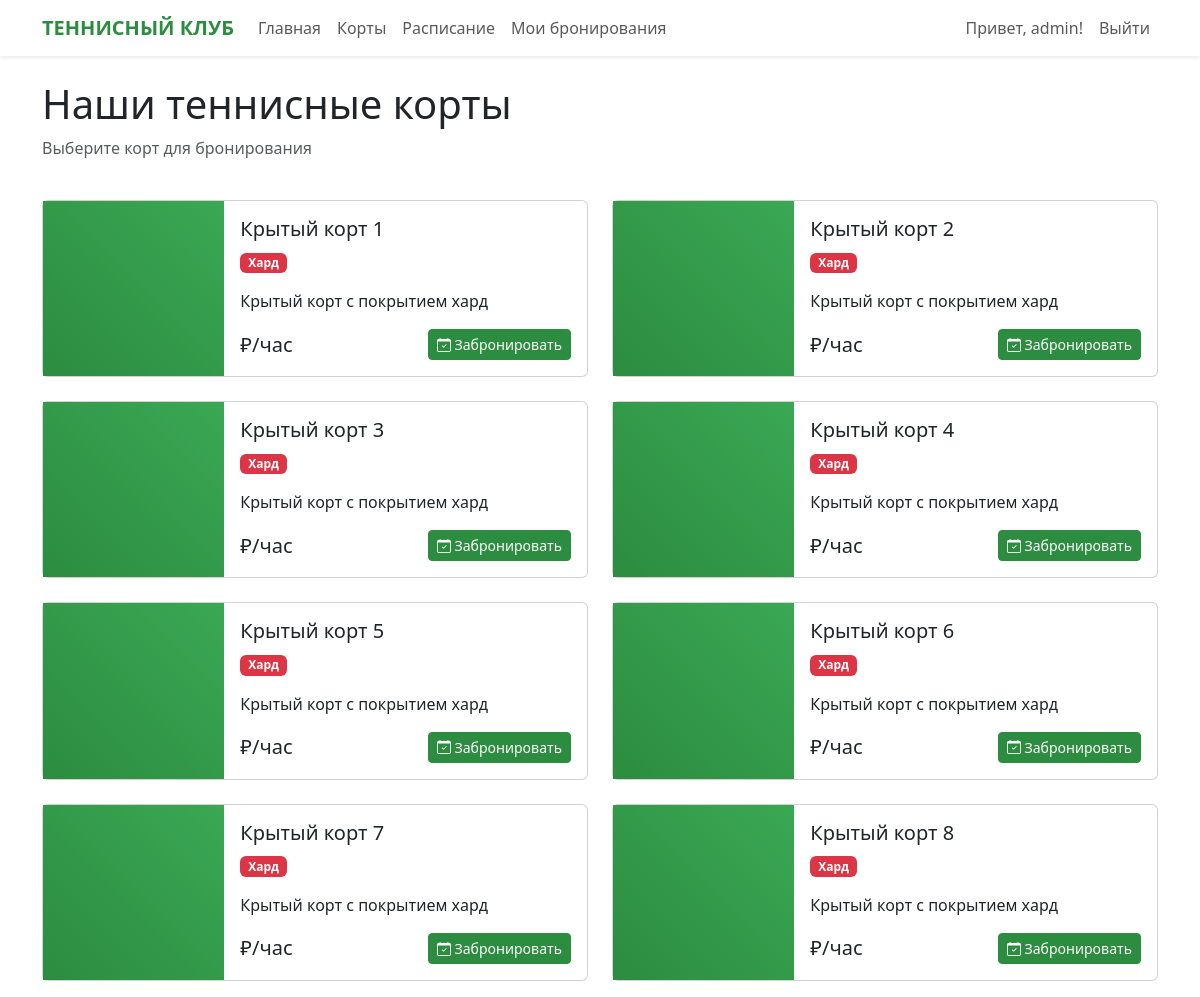
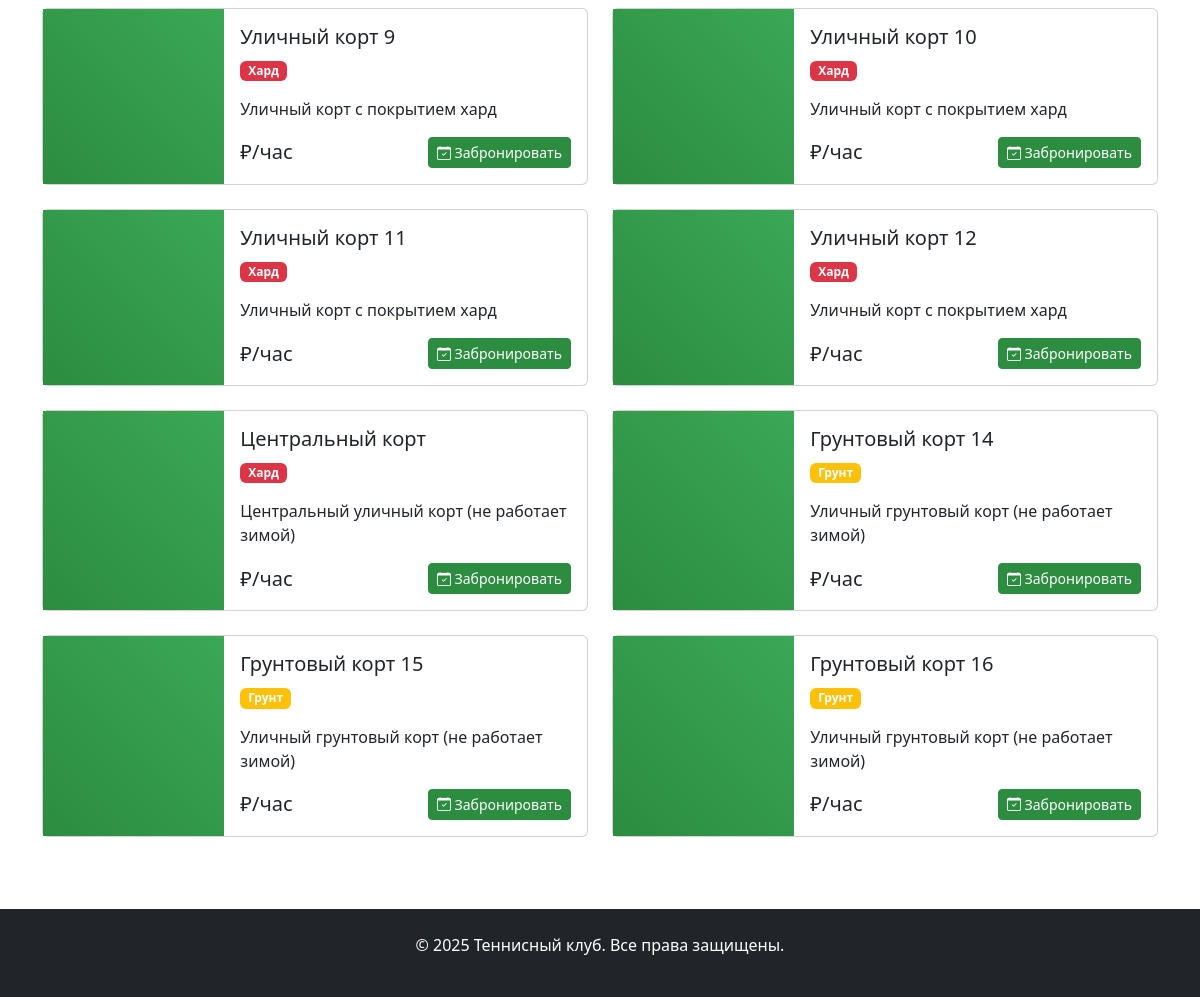
The app's page /booking/courts/ (signed in) with its own data (2 pictures, top to bottom).
### users/models.py (models this page shows, shortened)
class CustomUser(AbstractUser):
    phone = models.CharField(max_length=20, verbose_name='Телефон', blank=True)
    address = models.TextField(verbose_name='Адрес', blank=True)
    birth_date = models.DateField(verbose_name='Дата рождения', null=True, blank=True)
    created_at = models.DateTimeField(auto_now_add=True, verbose_name='Дата регистрации')
    updated_at = models.DateTimeField(auto_now=True, verbose_name='Дата обновления')
    class Meta:
        verbose_name = 'Пользователь'
        verbose_name_plural = 'Пользователи'

### booking/models.py (models this page shows, shortened)
class Court(models.Model):
    COURT_TYPES = [
        ('hard', 'Хард'),
        ('clay', 'Грунт'),
        ('grass', 'Трава'),
    ]
    COURT_LOCATION = [
        ('indoor', 'Крытый'),
        ('outdoor', 'Уличный'),
    ]
    number = models.IntegerField(verbose_name='Номер корта', unique=True)
    name = models.CharField(max_length=100, verbose_name='Название корта')
    court_type = models.CharField(
        max_length=20, choices=COURT_TYPES, verbose_name='Тип покрытия')
    location = models.CharField(
        max_length=20, choices=COURT_LOCATION, verbose_name='Расположение')
    price_weekday = models.DecimalField(
        max_digits=10, decimal_places=2, verbose_name='Цена в будни (₽/час)')
    price_weekend = models.DecimalField(
        max_digits=10, decimal_places=2, verbose_name='Цена в выходные (₽/час)')
    description = models.TextField(verbose_name='Описание', blank=True)
    is_active = models.BooleanField(
        default=True, verbose_name='Работает (сезон)')
    is_indoor = models.BooleanField(default=False, verbose_name='Крытый')
    class Meta:
        verbose_name = 'Корт'
        verbose_name_plural = 'Корты'
        ordering = ['number']

### booking/views.py (the view)
# urls.py: path('courts/', views.courts_list, name='courts_list'),
@login_required
def courts_list(request):
    courts = Court.objects.all().order_by('number')
    context = {
        'courts': courts,
    }
    return render(request, 'booking/courts_list.html', context)

### booking/templates/booking/courts_list.html (shortened to what this page needs)
{% extends 'base.html' %}
{% block content %}
<div class="row mb-4">
    <div class="col">
        <h1>Наши теннисные корты</h1>
        <p class="text-muted">Выберите корт для бронирования</p>
    </div>
</div>
<div class="row">
    {% for court in courts %}
    <div class="col-md-6 mb-4">
        <div class="card h-100">
            <div class="row g-0">
                <div class="col-md-4"
                    style="background: linear-gradient(45deg, #2c8c3f, #3aa855); display: flex; align-items: center; justify-content: center;">
                </div>
                <div class="col-md-8">
                    <div class="card-body">
                        <h5 class="card-title">{{ court.name }}</h5>
                        <p class="card-text">
                            <span
                                class="badge bg-{% if court.court_type == 'hard' %}danger{% elif court.court_type == 'clay' %}warning{% else %}success{% endif %}">
                                {{ court.get_court_type_display }}
                            </span>
                        </p>
                        <p class="card-text">{{ court.description|truncatechars:150 }}</p>
                        <div class="d-flex justify-content-between align-items-center">
                            <span class="h5 mb-0">{{ court.price_per_hour }} ₽/час</span>
                            <div>
                                <a href="{% url 'schedule' %}?court={{ court.id }}" class="btn btn-primary btn-sm">
                                    <i class="bi bi-calendar-check"></i> Забронировать
                                </a>
                            </div>
                        </div>
                    </div>
                </div>
            </div>
        </div>
    </div>
    {% empty %}
    <div class="col-12">
        <div class="alert alert-info">
            <i class="bi bi-info-circle"></i> Корты пока не добавлены. Загляните позже!
        </div>
    </div>
    {% endfor %}
</div>
{% endblock %}

### booking/templates/base.html (shortened to what this page needs)
<!DOCTYPE html>
<html lang="ru">
<head>
    <link href="https://cdn.jsdelivr.net/npm/bootstrap@5.3.0/dist/css/bootstrap.min.css" rel="stylesheet">
    <link rel="stylesheet" href="https://cdn.jsdelivr.net/npm/bootstrap-icons@1.10.0/font/bootstrap-icons.css">
</head>
<body>
    <nav class="navbar navbar-expand-lg navbar-light bg-white shadow-sm">
        <div class="container">
            <a class="navbar-brand" href="{% url 'home' %}">
                 ТЕННИСНЫЙ КЛУБ
            </a>
            <div class="collapse navbar-collapse" id="navbarNav">
                <ul class="navbar-nav me-auto">
                    <li class="nav-item">
                        <a class="nav-link {% if request.path == '/' %}active{% endif %}"
                            href="{% url 'home' %}">Главная</a>
                    </li>
                    <li class="nav-item">
                        <a class="nav-link" href="{% url 'courts_list' %}">Корты</a>
                    </li>
                    <li class="nav-item">
                        <a class="nav-link" href="{% url 'schedule' %}">Расписание</a>
                    </li>
                    {% if user.is_authenticated %}
                    <li class="nav-item">
                        <a class="nav-link" href="{% url 'my_bookings' %}">Мои бронирования</a>
                    </li>
                    {% endif %}
                </ul>
                <div class="navbar-nav">
                    {% if user.is_authenticated %}
                    <span class="nav-item nav-link">Привет, {{ user.first_name|default:user.username }}!</span>
                    <form method="post" action="{% url 'logout' %}" class="nav-item">
                        <button type="submit" class="btn btn-link nav-link"
                            style="border: none; background: none; cursor: pointer;">
                            Выйти
                        </button>
                    </form>
                    {% else %}
                    <a class="nav-item nav-link" href="{% url 'login' %}">Войти</a>
                    <a class="btn btn-primary ms-2" href="{% url 'register' %}">Регистрация</a>
                    {% endif %}
                </div>
            </div>
        </div>
    </nav>
    <main class="container mt-4 mb-5">
        {% block content %}{% endblock %}
    </main>
    <footer class="py-4 bg-dark text-white">
        <div class="container text-center">
            <p>&copy; 2025 Теннисный клуб. Все права защищены.</p>
        </div>
    </footer>
</body>
</html>

### booking/templates/base.html (style rules this page uses)
:root { --primary-color: #2c8c3f; }
.navbar-brand { font-weight: 700; color: var(--primary-color) !important; }
.btn-primary { background-color: var(--primary-color); border-color: var(--primary-color); }

### records on screen
CustomUser: first_name "admin"
Court: name "Крытый корт 1", court_type "Хард", description "Крытый корт с покрытием хард"
Court: name "Крытый корт 2", court_type "Хард", description "Крытый корт с покрытием хард"
Court: name "Крытый корт 3", court_type "Хард", description "Крытый корт с покрытием хард"
Court: name "Крытый корт 4", court_type "Хард", description "Крытый корт с покрытием хард"
Court: name "Крытый корт 5", court_type "Хард", description "Крытый корт с покрытием хард"
Court: name "Крытый корт 6", court_type "Хард", description "Крытый корт с покрытием хард"
Court: name "Крытый корт 7", court_type "Хард", description "Крытый корт с покрытием хард"
Court: name "Крытый корт 8", court_type "Хард", description "Крытый корт с покрытием хард"
Court: name "Уличный корт 9", court_type "Хард", description "Уличный корт с покрытием хард"
Court: name "Уличный корт 10", court_type "Хард", description "Уличный корт с покрытием хард"
Court: name "Уличный корт 11", court_type "Хард", description "Уличный корт с покрытием хард"
Court: name "Уличный корт 12", court_type "Хард", description "Уличный корт с покрытием хард"
Court: name "Центральный корт", court_type "Хард", description "Центральный уличный корт (не работает зимой)"
Court: name "Грунтовый корт 14", court_type "Грунт", description "Уличный грунтовый корт (не работает зимой)"
Court: name "Грунтовый корт 15", court_type "Грунт", description "Уличный грунтовый корт (не работает зимой)"
Court: name "Грунтовый корт 16", court_type "Грунт", description "Уличный грунтовый корт (не работает зимой)"
